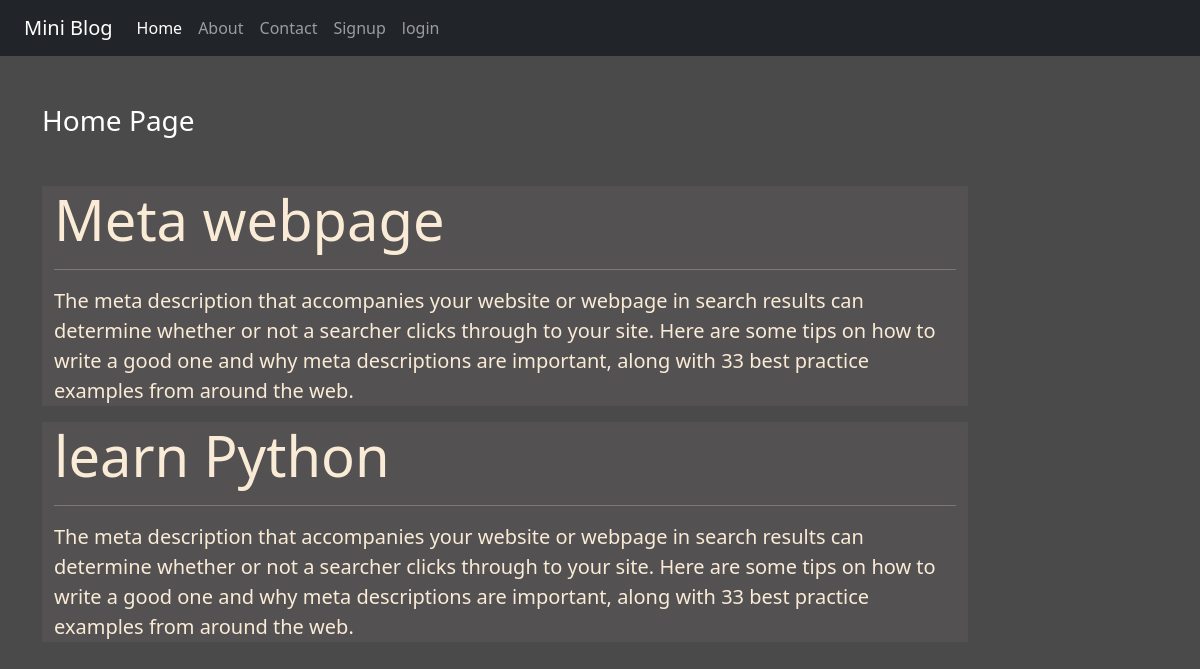
Before: / with the older database file.
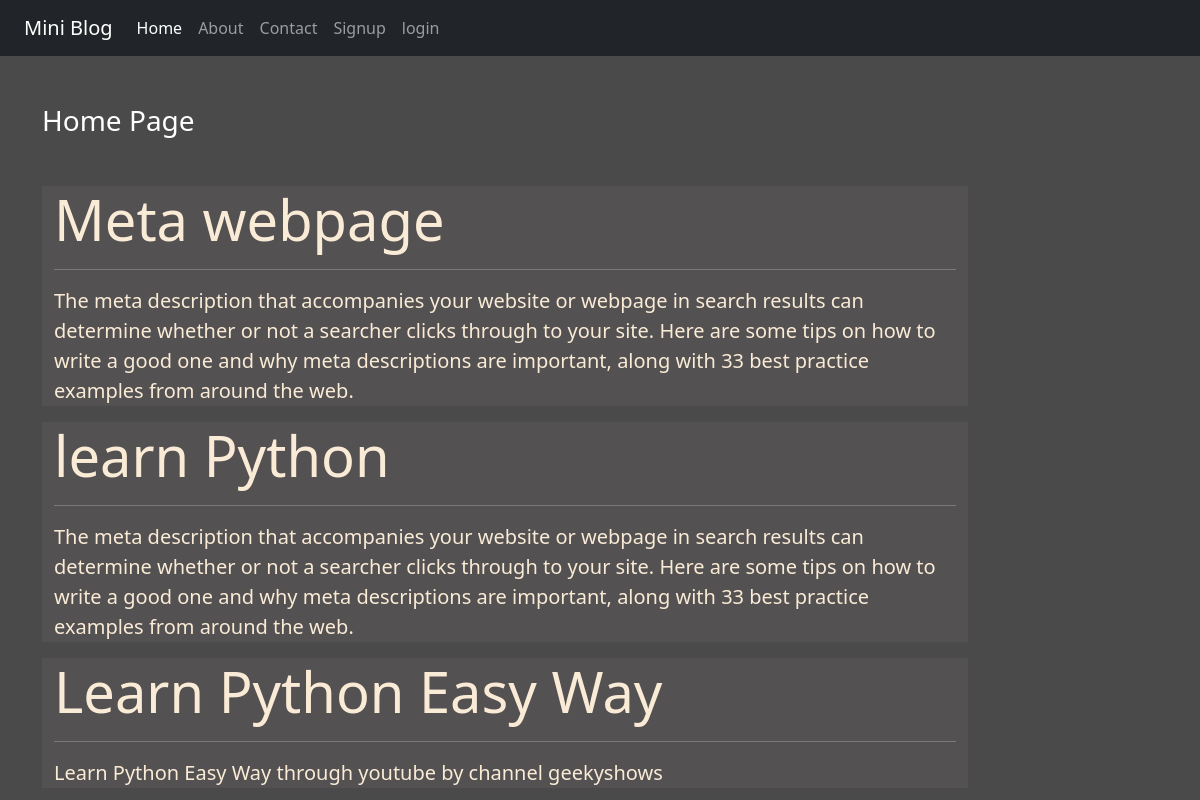
After: the same page with the newer database file.
### blog/models.py (models this page shows)
class Post(models.Model):
    title = models.CharField(max_length=70)
    description = models.TextField()

### blog/views.py (the view)
# urls.py: 2. Add a URL to urlpatterns:  path('', views.home, name='home')
def home(request):
    posts = Post.objects.all()
    return render(request,'blog/home.html',{'posts':posts})

### blog/templates/blog/home.html
{% extends 'blog/base.html' %}
{% load static %}
{% block content %}
<div class="col-sm-10">
    <h3 class='text-white my-5'>Home Page</h3>
    {% for post in posts %}
      <div class="jumbotron jumbotron-fluid jumbo-color mb-3">
        <div class="container">
          <h1 class="display-4">{{post.title}}</h1>
          <hr>
          <p class="lead mb-1">{{post.description}}</p>
        </div>
      </div>
    {% endfor %}
</div>
{% endblock content %}

### blog/templates/blog/base.html (shortened to what this page needs)
<!DOCTYPE html>
{% load static %}
<html>
<head>
    <link rel="stylesheet" href="{% static 'blog/css/bootstrap.css' %}">
    <link rel="stylesheet" href="{% static 'blog/css/style.css' %}">
</head>
<body>
    <div class="container-fluid bg-dark">
        {% include 'blog/navbar.html' %}
    </div>
    <div class="container">
        <div class="row">
           {% block content %}
           {% endblock content %}
        </div>
    </div>
</body>
</html>

### blog/templates/blog/navbar.html (shortened to what this page needs)
<nav class="navbar navbar-expand-lg navbar-dark bg-dark">
    <div class="container-fluid">
      <a class="navbar-brand" href="#">Mini Blog</a>
      <div class="collapse navbar-collapse" id="navbarNav">
        <ul class="navbar-nav">
          <li class="nav-item">
            <a class="nav-link active" aria-current="page" href="/">Home</a>
          </li>
          <li class="nav-item">
            <a class="nav-link" href="{% url 'about' %}">About</a>
          </li>
          <li class="nav-item">
            <a class="nav-link" href="{% url 'contact' %}">Contact</a>
          </li>
          {% if request.user.is_authenticated %}
          <li class="nav-item">
            <a class="nav-link" href="{% url 'dashboard' %}">Dashboard</a>
          </li>
          <li class="nav-item">
            <a class="nav-link" href="{% url 'log_out' %}">logout</a>
          </li>
          {% else %}
          <li class="nav-item">
            <a class="nav-link" href="{% url 'sign_up' %}">Signup</a>
          </li>
          <li class="nav-item">
            <a class="nav-link" href="{% url 'log_in' %}">login</a>
          </li>
          {% endif %}
        </ul>
      </div>
    </div>
</nav>

### blog/static/blog/css/style.css (style rules this page uses)
body { background-color: rgb(75,74,74); color: antiquewhite; }
.jumbo-color { background-color: rgb(83, 81, 81); }

Changed rows visible on the page:
added Post: title "Learn Python Easy Way", description "Learn Python Easy Way through youtube by channel geekyshows"
